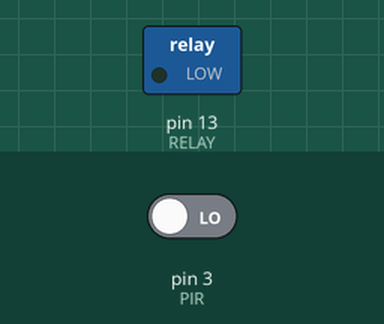
This sketch was run on a simulated Arduino Uno, built with avr-gcc and run on an emulated ATmega328P. On the bench: switched loads named in the sketch (green lamp = pin HIGH). The test bench sets the inputs (shaded band); at power-on: pin 3 (PIR) LOW.

Above: at 1.2 s.
1.3 s: pin 3 (PIR) driven HIGH
At 2.1 s:
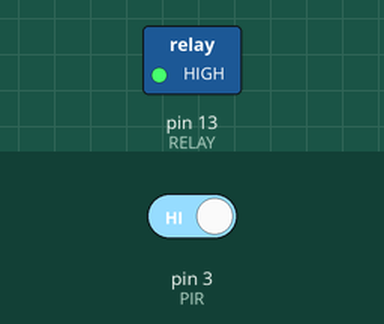
Timing chart, 0 to 4.3 s (numbered marks = the images above; inputs shaded):
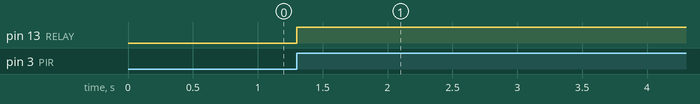

The sketch:

sheep_light.ino
```cpp
#define PIR 3
#define RELAY 13
#define FIVE_MINUTES 300000

volatile boolean startTimer = false;
volatile boolean checkTimer = false;
unsigned long idleTime = 0;

void setup() {
  pinMode(RELAY, OUTPUT);
  digitalWrite(RELAY, LOW);

  pinMode(PIR, INPUT);

  attachInterrupt(digitalPinToInterrupt(PIR), onMotionChanged, CHANGE);
}

void loop() {
  if (startTimer == true) {
    idleTime = millis() + FIVE_MINUTES;
    startTimer = false;
    checkTimer = true;
  }

  if (checkTimer == true && millis() >= idleTime) {
    lightOff();
    checkTimer = false;
  }
}

void onMotionChanged() {
  checkTimer = false;

  if (digitalRead(PIR) == HIGH && digitalRead(RELAY) == LOW) {
    lightOn();
  }

  if (digitalRead(PIR) == LOW && digitalRead(RELAY) == HIGH) {
    startTimer = true;
  }
}

void lightOn() {
  digitalWrite(RELAY, HIGH);
}

void lightOff() {
  digitalWrite(RELAY, LOW);
}
```

Measured:
- after the input at 1.3 s, pin 13 (RELAY): LOW → HIGH at once
